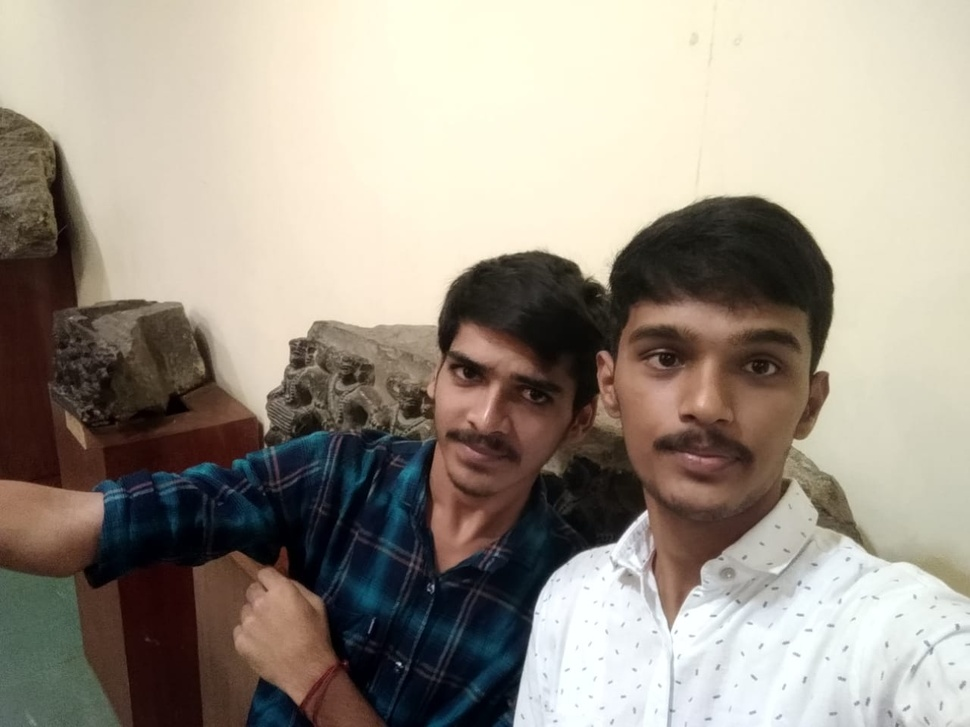
#> input picture back-propagation-face/hiphop.jpg, 970 x 727 px, shrunk from 1280 x 959 before the run
$ python face-image.py
#> lines starting #> are read from the running program, lines starting #| are printed output that depends on the picture; after the words box and inside, x2 and y2 are one past the last pixel; in counts of white or black regions, pixels touching at a corner belong together
import cv2

# Load the cascade
face_cascade = cv2.CascadeClassifier('haarcascade_frontalface_default.xml')

# Read the input image
img = cv2.imread('hiphop.jpg')
#> img is the input picture: shape (727, 970, 3); mean B, G, R 137, 149.3, 158

# Convert into grayscale
gray = cv2.cvtColor(img, cv2.COLOR_BGR2GRAY)
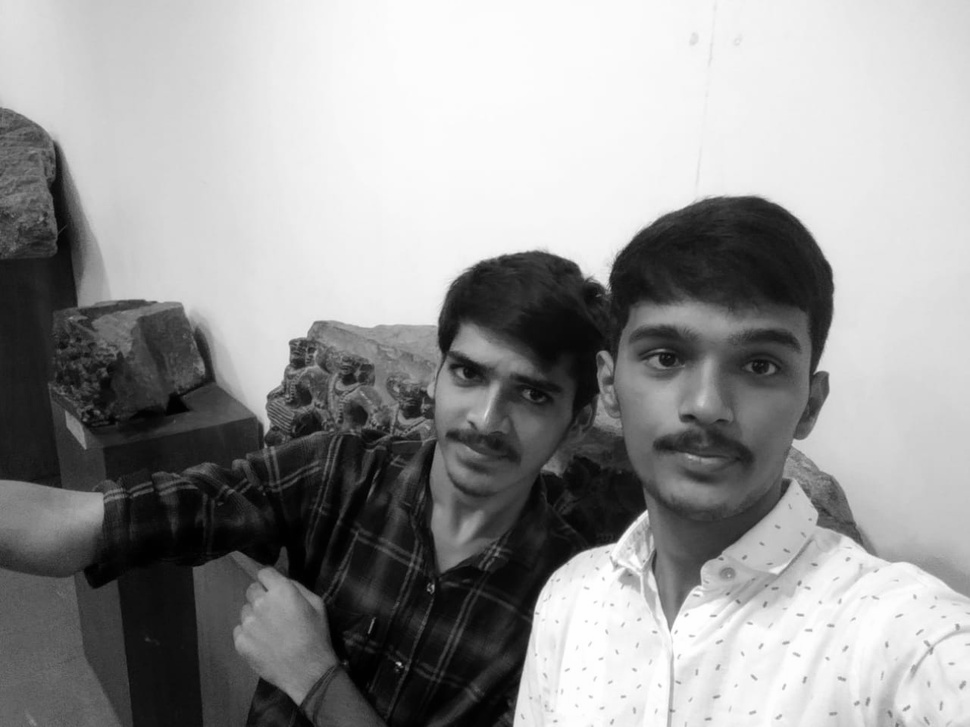
#> gray: shape (727, 970); min 0, max 255, mean 150.5

# Detect faces
faces = face_cascade.detectMultiScale(gray, 1.1, 4)
#> faces = [[410, 316, 171, 171], [583, 262, 250, 250]]

# Draw rectangle around the faces
for (x, y, w, h) in faces:
    cv2.rectangle(img, (x, y), (x + w, y + h), (255, 0, 0), 2)
#> this loop made 2 passes
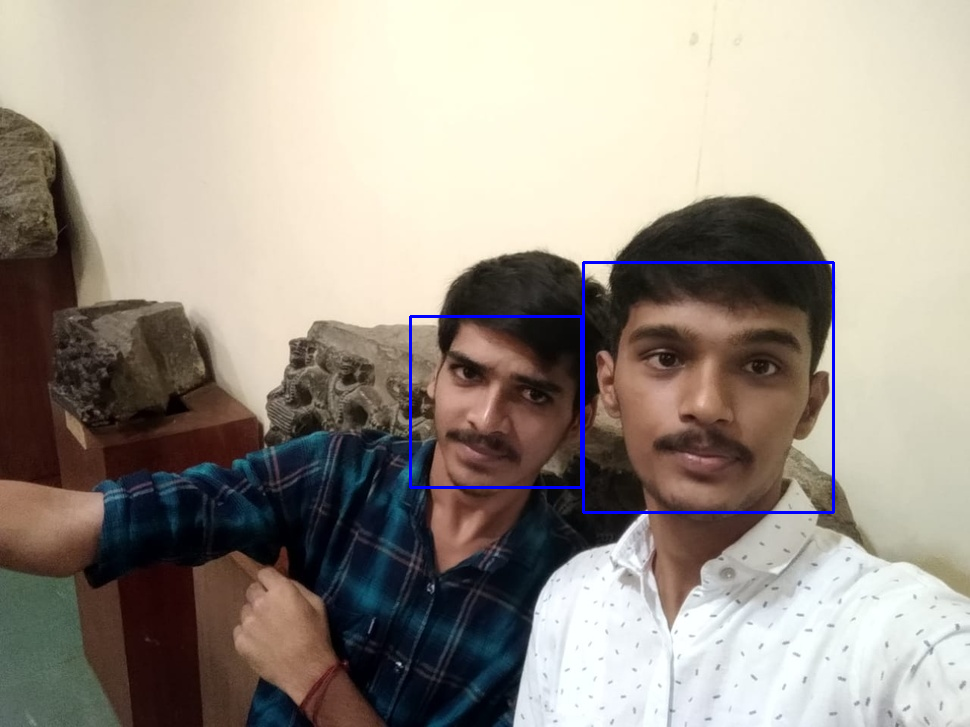
#> img: shape (727, 970, 3); 0.69% of pixels changed, all inside (x1, y1, x2, y2) = (409, 261, 835, 514)

# Display the output

font = cv2.FONT_HERSHEY_COMPLEX
#> font = 3
cv2.putText(
img, "naveen", (x, y), font, 1, (0, 0, 255), 1, lineType=cv2.LINE_AA)
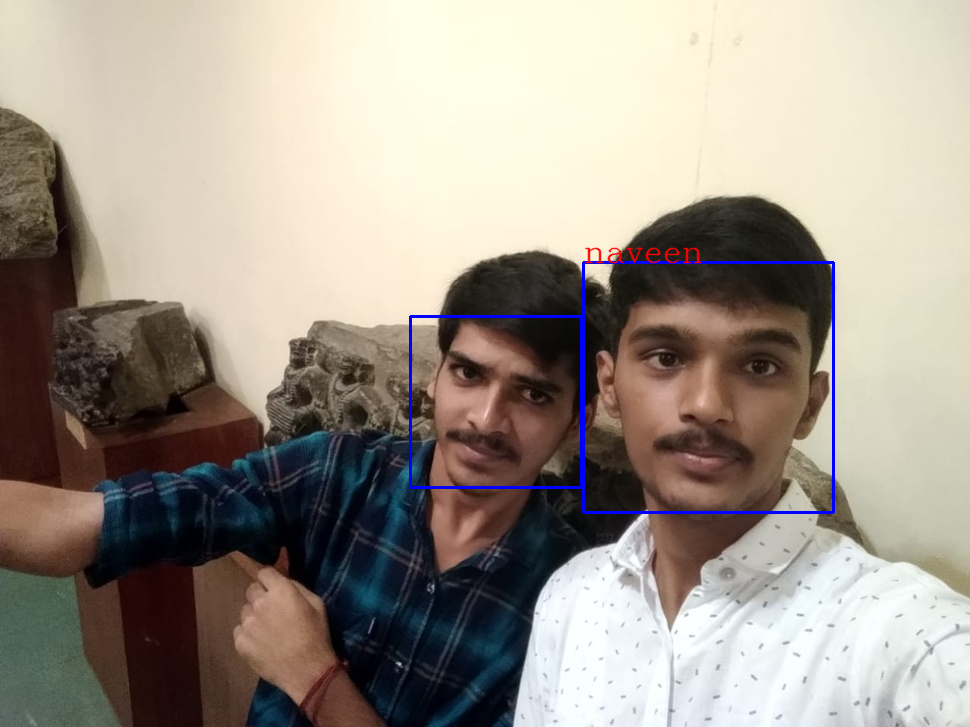
#> img: shape (727, 970, 3); 0.13% of pixels changed, all inside (x1, y1, x2, y2) = (585, 247, 703, 264)
cv2.imshow('mahesh output', img)
cv2.waitKey()
